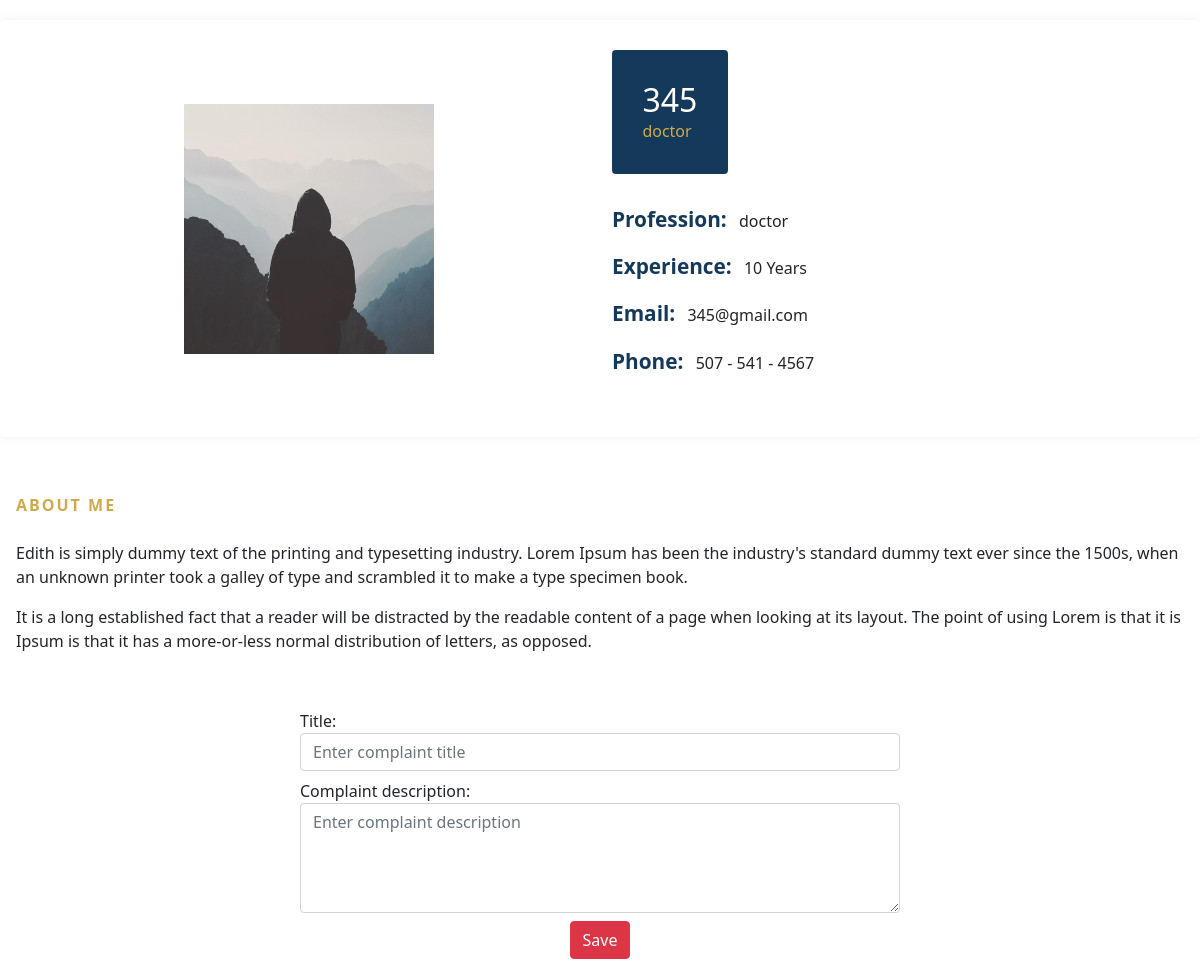
Screenshot of /profile/6/ with the database file from the repository.
### user/models.py (models this page shows, shortened)
class WorkerProfile(models.Model):
    worker =models.OneToOneField(UserProfile, null =True, on_delete=models.SET_NULL)
    profession = models.CharField(max_length=100, default=None)
    biodata = models.TextField(default = None)
    no_of_jobs = models.IntegerField(default=0)

class UserProfile(models.Model):
    user = models.OneToOneField(CustomUser,null =True, on_delete=models.SET_NULL)
    image=models.ImageField(default='default.jpg',upload_to='profile_pics')  #images will get saved in directory called profile_pics
    phone_no= models.CharField(default='0000',max_length=50)
    address = models.TextField(default = '0000')

class CustomUser(AbstractUser):
    email = models.EmailField(verbose_name="Email", null=True, unique=True, max_length=100)
    USERNAME_FIELD = "email" # make the user log in with the email
    REQUIRED_FIELDS = ["username"]
    objects = CustomUserManager()

### home/views.py (the view, shortened to what this page needs)
# urls.py: path('profile/<int:pk>/', profile_detail, name = 'profile-detail'),
def profile_detail(request, pk):
    worker = get_object_or_404(WorkerProfile, pk=pk)
    context ={
            'worker':worker,
            }
    return render(request, 'home/WorkerProfile_detail.html', context)

### home/templates/home/WorkerProfile_detail.html (shortened to what this page needs)
<!DOCTYPE html>
<html lang="en">
<head>
    <link rel="stylesheet" href="https://cdn.jsdelivr.net/npm/bootstrap@5.1.3/dist/css/bootstrap.min.css">
</head>
<body>
    <div class="col-lg-12 mb-4 mb-sm-5">
        <div class="card card-style1 border-0">
            <div class="card-body p-1-9 p-sm-2-3 p-md-6 p-lg-7">
                <div class="row align-items-center">
                    <div class="col-lg-6 mb-4 mb-lg-0 text-center">
                        <img src="{{ worker.worker.image.url }}" alt="...">
                    </div>
                    <div class="col-lg-6 px-xl-10">
                        <div class="bg-secondary d-lg-inline-block py-1-9 px-1-9 px-sm-6 mb-1-9 rounded">
                            <h3 class="h2 text-white mb-0">{{ worker.worker.user.username }}</h3>
                            <span class="text-primary">{{ worker.profession }}</span>
                        </div>
                        <ul class="list-unstyled mb-1-9">
                            <li class="mb-2 mb-xl-3 display-28"><span
                                    class="display-26 text-secondary me-2 font-weight-600">Profession:</span>
                                    {{ worker.profession }}</li>
                            <li class="mb-2 mb-xl-3 display-28"><span
                                    class="display-26 text-secondary me-2 font-weight-600">Experience:</span> 10 Years
                            </li>
                            <li class="mb-2 mb-xl-3 display-28"><span
                                    class="display-26 text-secondary me-2 font-weight-600">Email:</span>
                                    {{ worker.worker.user.email }}
                            </li>
                            <li class="display-28"><span
                                    class="display-26 text-secondary me-2 font-weight-600">Phone:</span> 507 - 541 -
                                4567</li>
                        </ul>
                    </div>
                </div>
            </div>
        </div>
    </div>
    <div class="col-lg-12 mb-4 mb-sm-5 px-3 py-2">
        <div>
            <span class="section-title text-primary mb-3 mb-sm-4">About Me</span>
            <p>Edith is simply dummy text of the printing and typesetting industry. Lorem Ipsum has been the industry's
                standard dummy text ever since the 1500s, when an unknown printer took a galley of type and scrambled it
                to make a type specimen book.</p>
            <p class="mb-0">It is a long established fact that a reader will be distracted by the readable content of a
                page when looking at its layout. The point of using Lorem is that it is Ipsum is that it has a more-or-less normal
                distribution of letters, as opposed.</p>
        </div>
    </div>
    <div class="d-flex justify-content-center mb-2 ">
    <form class="w-50" method="post" action=".">
        <div class="form-group mb-2">
            <label for="exampleInputEmail1">Title:</label>
            <input type="text" class="form-control" id="exampleInputEmail1" name="title" aria-describedby="emailHelp"
                placeholder="Enter complaint title">
        </div>
        <div class="form-group">
            <label for="exampleFormControlTextarea1">Complaint description:</label>
            <textarea class="form-control mb-2" id="exampleFormControlTextarea1" name="complaint" rows="4" placeholder="Enter complaint description"></textarea>
          </div>
        <div class="d-flex justify-content-center">
        <input class="btn btn-danger" type="submit" value="Save">
    </div>
    </form>
    </div>
</body>

### home/templates/home/WorkerProfile_detail.html (style rules this page uses)
body { margin-top: 20px; }
.card-style1 { box-shadow: 0px 0px 10px 0px rgb(89 75 128 / 9%); }
.border-0 { border: 0 !important; }
.card { position: relative; display: flex; flex-direction: column; min-width: 0; word-wrap: break-word; background-color: #fff; background-clip: border-box; border: 1px solid rgba(0, 0, 0, .125); border-radius: 0.25rem; }
.section-title { font-weight: 600; letter-spacing: 2px; text-transform: uppercase; margin-bottom: 10px; position: relative; display: inline-block; }
.text-primary { color: #ceaa4d !important; }
.text-secondary { color: #15395A !important; }
.font-weight-600 { font-weight: 600; }
.display-26 { font-size: 1.3rem; }
@media screen and (min-width: 992px) { .p-lg-7 { padding: 4rem; } }
@media screen and (min-width: 768px) { .p-md-6 { padding: 3.5rem; } }
@media screen and (min-width: 576px) { .p-sm-2-3 { padding: 2.3rem; } }
.p-1-9 { padding: 1.9rem; }
.bg-secondary { background: #15395A !important; }
@media screen and (min-width: 576px) { .pe-sm-6, .px-sm-6 { padding-right: 3.5rem; } }
@media screen and (min-width: 576px) { .ps-sm-6, .px-sm-6 { padding-left: 3.5rem; } }
.pe-1-9, .px-1-9 { padding-right: 1.9rem; }
.ps-1-9, .px-1-9 { padding-left: 1.9rem; }
.pb-1-9, .py-1-9 { padding-bottom: 1.9rem; }
.pt-1-9, .py-1-9 { padding-top: 1.9rem; }
.mb-1-9, .my-1-9 { margin-bottom: 1.9rem; }
@media (min-width: 992px) { .d-lg-inline-block { display: inline-block !important; } }
.rounded { border-radius: 0.25rem !important; }

### rows the page displays
WorkerProfile: worker.image (placeholder picture), worker.user.username "345", profession "doctor", worker.user.email "345@gmail.com"
